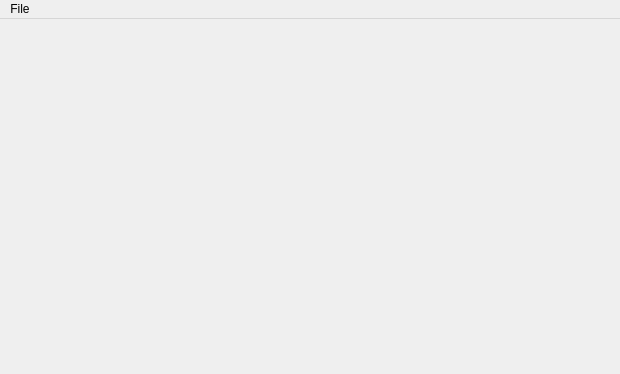
<?xml version="1.0" encoding="UTF-8"?>
<ui version="4.0">
 <class>MainWindow</class>
 <widget class="QMainWindow" name="MainWindow">
  <property name="geometry">
   <rect>
    <x>0</x>
    <y>0</y>
    <width>620</width>
    <height>374</height>
   </rect>
  </property>
  <property name="windowTitle">
   <string>MainWindow</string>
  </property>
  <widget class="QWidget" name="centralWidget">
   <layout class="QVBoxLayout" name="verticalLayout_2">
    <item>
     <layout class="QGridLayout" name="screenLayout"/>
    </item>
   </layout>
  </widget>
  <widget class="QMenuBar" name="menuBar">
   <property name="geometry">
    <rect>
     <x>0</x>
     <y>0</y>
     <width>620</width>
     <height>22</height>
    </rect>
   </property>
   <widget class="QMenu" name="menuTest">
    <property name="title">
     <string>File</string>
    </property>
    <addaction name="actionOpen_ROM"/>
   </widget>
   <addaction name="menuTest"/>
  </widget>
  <action name="actionOpen_ROM">
   <property name="text">
    <string>Open ROM...</string>
   </property>
  </action>
 </widget>
 <layoutdefault spacing="6" margin="11"/>
 <resources/>
 <connections/>
</ui>
